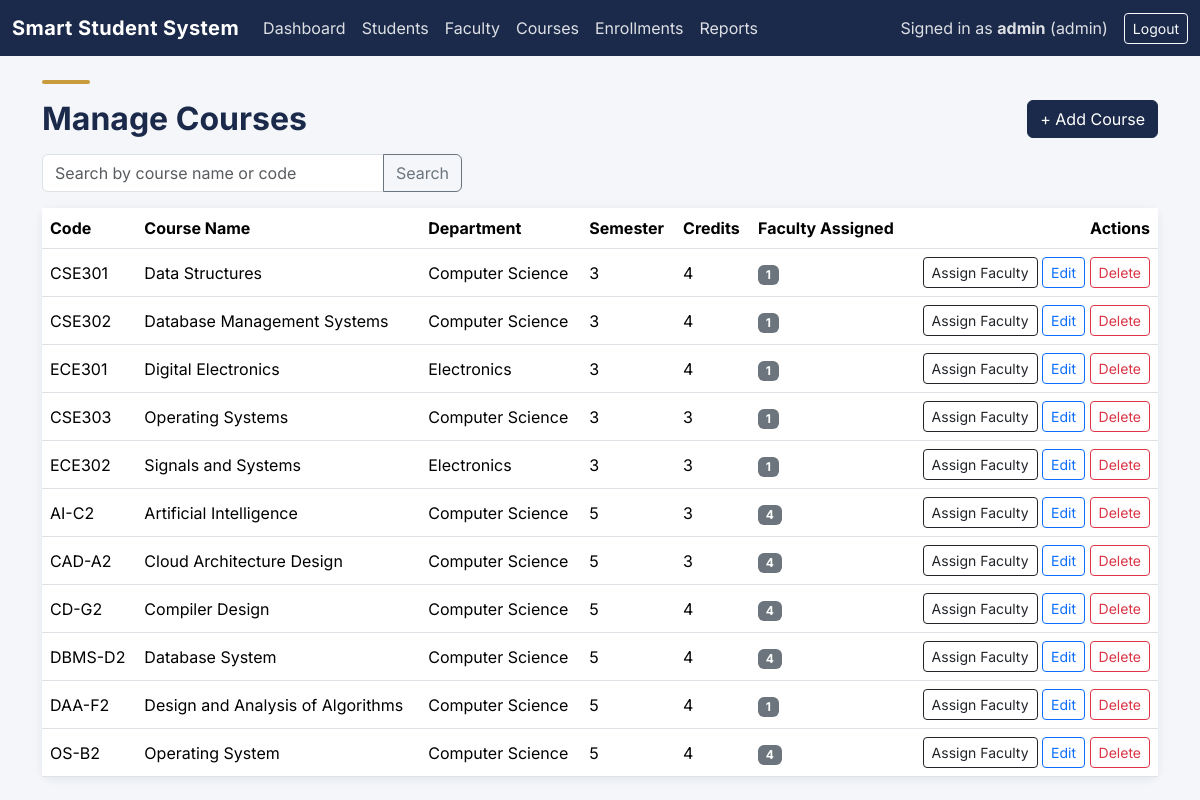
/admin/courses/list.php (signed in), run on the app's committed database.
### tables this page shows
CREATE TABLE `courses` (
  `course_id` int(11) NOT NULL,
  `course_code` varchar(20) NOT NULL,
  `course_name` varchar(100) NOT NULL,
  `credits` int(11) NOT NULL,
  `semester` int(11) NOT NULL,
  `department_id` int(11) DEFAULT NULL
);

CREATE TABLE `departments` (
  `department_id` int(11) NOT NULL,
  `department_name` varchar(100) NOT NULL,
  `department_code` varchar(10) NOT NULL
);

### admin/courses/list.php (the view, shortened to what this page needs)
<?php
require_once __DIR__ . '/../../config/db.php';
$search = trim($_GET['q'] ?? '');
$sql = "SELECT c.*, d.department_name,
               COUNT(DISTINCT ca.faculty_id) AS faculty_count
        FROM courses c
        LEFT JOIN departments d ON c.department_id = d.department_id
        LEFT JOIN course_assignments ca ON ca.course_id = c.course_id";
$sql .= " GROUP BY c.course_id ORDER BY c.semester, c.course_name";
$stmt = $pdo->prepare($sql);
if ($search !== '') {
    $like = "%$search%";
    $stmt->execute([$like, $like]);
} else {
    $stmt->execute();
}
$courses = $stmt->fetchAll();
$base = '../../';
include __DIR__ . '/../../includes/header.php';
?>
<div class="accent-bar"></div>
<div class="d-flex justify-content-between align-items-center mb-3 flex-wrap gap-2">
  <h2 class="mb-0">Manage Courses</h2>
  <a href="add.php" class="btn btn-primary">+ Add Course</a>
</div>
<form method="GET" class="mb-3">
  <div class="input-group" style="max-width: 420px;">
    <input type="text" name="q" class="form-control" placeholder="Search by course name or code" value="<?= htmlspecialchars($search) ?>">
    <button class="btn btn-outline-secondary" type="submit">Search</button>
  </div>
</form>
<div class="card">
  <div class="table-responsive">
    <table class="table table-hover mb-0 align-middle">
      <thead>
        <tr>
          <th>Code</th>
          <th>Course Name</th>
          <th>Department</th>
          <th>Semester</th>
          <th>Credits</th>
          <th>Faculty Assigned</th>
          <th class="text-end">Actions</th>
        </tr>
      </thead>
      <tbody>
        <?php foreach ($courses as $c): ?>
        <tr>
          <td><?= htmlspecialchars($c['course_code']) ?></td>
          <td><?= htmlspecialchars($c['course_name']) ?></td>
          <td><?= htmlspecialchars($c['department_name'] ?? '—') ?></td>
          <td><?= htmlspecialchars((string)$c['semester']) ?></td>
          <td><?= htmlspecialchars((string)$c['credits']) ?></td>
          <td><span class="badge bg-secondary"><?= (int)$c['faculty_count'] ?></span></td>
          <td class="text-end">
            <a href="assign.php?course_id=<?= (int)$c['course_id'] ?>" class="btn btn-sm btn-outline-dark">Assign Faculty</a>
            <a href="edit.php?id=<?= (int)$c['course_id'] ?>" class="btn btn-sm btn-outline-primary">Edit</a>
            <form method="POST" action="delete.php" class="d-inline"
                  onsubmit="return confirm('Delete this course? This also removes its faculty assignments, enrollments, attendance, and marks records.');">
              <button type="submit" class="btn btn-sm btn-outline-danger">Delete</button>
            </form>
          </td>
        </tr>
        <?php endforeach; ?>
      </tbody>
    </table>
  </div>
</div>
<?php include __DIR__ . '/../../includes/footer.php'; ?>

### includes/header.php (shortened to what this page needs)
<!DOCTYPE html>
<html lang="en">
<head>
<link href="https://cdn.jsdelivr.net/npm/bootstrap@5.3.3/dist/css/bootstrap.min.css" rel="stylesheet">
<link href="<?= $base ?>assets/css/style.css" rel="stylesheet">
</head>
<body>
<nav class="navbar navbar-expand-lg custom-navbar">
  <div class="container-fluid">
    <a class="navbar-brand" href="<?= $base ?>index.php">Smart Student System</a>
    <div class="collapse navbar-collapse" id="navMenu">
      <ul class="navbar-nav me-auto">
        <?php if (($_SESSION['role'] ?? '') === 'admin'): ?>
          <li class="nav-item"><a class="nav-link" href="<?= $base ?>admin/dashboard.php">Dashboard</a></li>
          <li class="nav-item"><a class="nav-link" href="<?= $base ?>admin/students/list.php">Students</a></li>
          <li class="nav-item"><a class="nav-link" href="<?= $base ?>admin/faculty/list.php">Faculty</a></li>
          <li class="nav-item"><a class="nav-link" href="<?= $base ?>admin/courses/list.php">Courses</a></li>
          <li class="nav-item"><a class="nav-link" href="<?= $base ?>admin/enrollments/manage.php">Enrollments</a></li>
          <li class="nav-item"><a class="nav-link" href="<?= $base ?>admin/reports/index.php">Reports</a></li>
        <?php elseif (($_SESSION['role'] ?? '') === 'student'): ?>
          <li class="nav-item"><a class="nav-link" href="<?= $base ?>student/dashboard.php">My Dashboard</a></li>
        <?php endif; ?>
      </ul>
      <?php if (isset($_SESSION['user_id'])): ?>
        <span class="navbar-text me-3" style="color:rgba(255,255,255,0.85);">
          Signed in as <strong><?= htmlspecialchars($_SESSION['username']) ?></strong>
          (<?= htmlspecialchars($_SESSION['role']) ?>)
        </span>
        <a href="<?= $base ?>logout.php" class="btn btn-sm btn-outline-light">Logout</a>
      <?php endif; ?>
    </div>
  </div>
</nav>
<main class="container py-4">

### includes/footer.php (shortened to what this page needs)
</main>
</body>
</html>

### assets/css/style.css (style rules this page uses)
:root { --navy: #1B2A4A; --navy-light: #2A3F66; --gold: #C89B3C; --bg: #F4F6F9; --surface: #FFFFFF; --text: #1F2430; --text-muted: #5B6472; --success: #2E7D5B; --danger: #B3434E; }
body { background-color: var(--bg); color: var(--text); font-family: 'Inter', -apple-system, sans-serif; }
h1, h2, h3, h4, h5, h6 { font-weight: 700; color: var(--navy); }
.custom-navbar { background-color: var(--navy); }
.custom-navbar .navbar-brand { font-weight: 700; letter-spacing: 0.02em; color: #fff !important; }
.custom-navbar .nav-link { color: rgba(255,255,255,0.85) !important; }
.card { border: none; border-radius: 10px; box-shadow: 0 2px 10px rgba(27, 42, 74, 0.08); }
.btn-primary { background-color: var(--navy); border-color: var(--navy); }
.accent-bar { height: 4px; width: 48px; background-color: var(--gold); border-radius: 2px; margin-bottom: 1rem; }

### data on the page
courses: course_code "CSE301", course_name "Data Structures", department.department_name "Computer Science", semester "3", credits "4", faculty_count "1"
courses: course_code "CSE302", course_name "Database Management Systems", department.department_name "Computer Science", semester "3", credits "4", faculty_count "1"
courses: course_code "ECE301", course_name "Digital Electronics", department.department_name "Electronics", semester "3", credits "4", faculty_count "1"
courses: course_code "CSE303", course_name "Operating Systems", department.department_name "Computer Science", semester "3", credits "3", faculty_count "1"
courses: course_code "ECE302", course_name "Signals and Systems", department.department_name "Electronics", semester "3", credits "3", faculty_count "1"
courses: course_code "AI-C2", course_name "Artificial Intelligence", department.department_name "Computer Science", semester "5", credits "3", faculty_count "4"
courses: course_code "CAD-A2", course_name "Cloud Architecture Design", department.department_name "Computer Science", semester "5", credits "3", faculty_count "4"
courses: course_code "CD-G2", course_name "Compiler Design", department.department_name "Computer Science", semester "5", credits "4", faculty_count "4"
courses: course_code "DBMS-D2", course_name "Database System", department.department_name "Computer Science", semester "5", credits "4", faculty_count "4"
courses: course_code "DAA-F2", course_name "Design and Analysis of Algorithms", department.department_name "Computer Science", semester "5", credits "4", faculty_count "1"
courses: course_code "OS-B2", course_name "Operating System", department.department_name "Computer Science", semester "5", credits "4", faculty_count "4"

### other printed values
$_SESSION['username'] "admin"
$_SESSION['role'] "admin"
